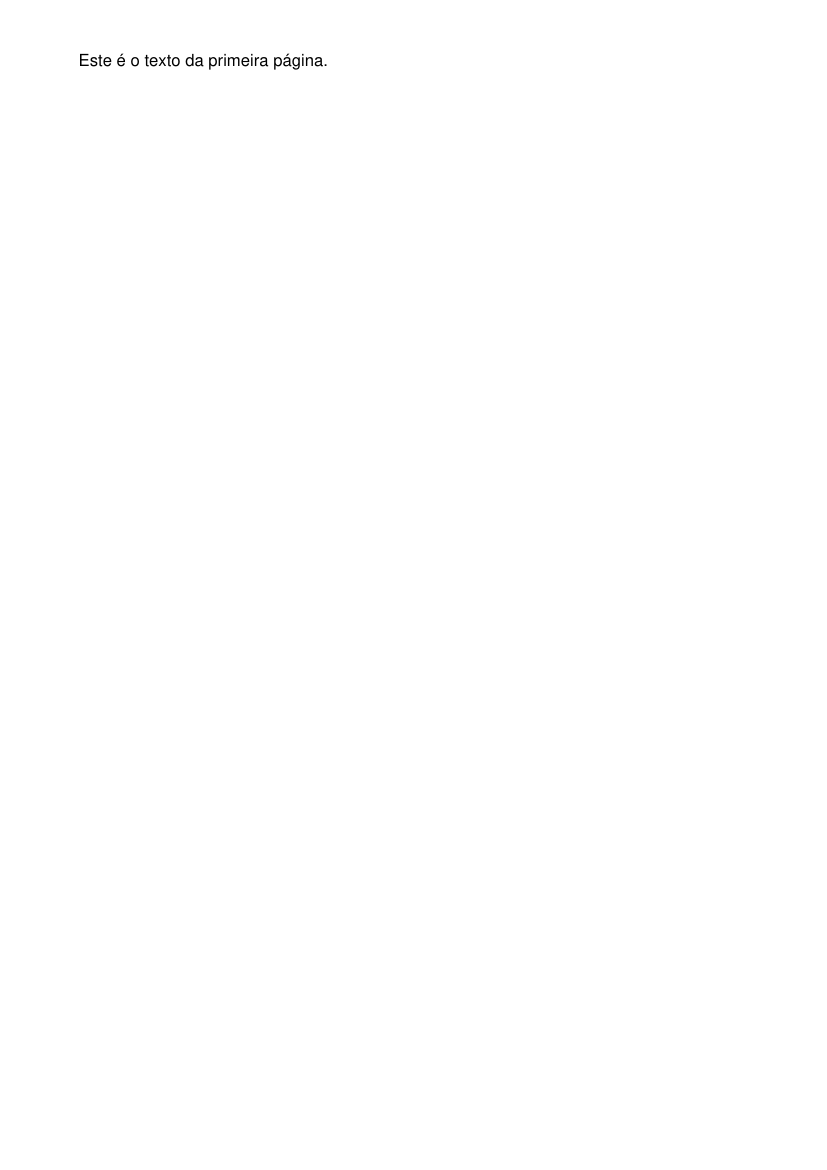

Write the Python code that produced this figure.
# from PyQt6.QtCore import QDate
# import hti_global as hg
#
# # Suponha que hg.mdata_sis seja uma string no formato "YYYY-MM-DD"
# print(hg.mdata_sis)
# # mdata_sis = hg.mdata_sis.strftime("%Y/%m/%d")
# # Converte a string para um objeto QDate
# mdata_sis = QDate.fromString(hg.mdata_sis, "yyyy-MM-dd")
# print(mdata_sis)
# # Verifique se a conversão foi bem-sucedida
# if not mdata_sis.isValid():
#     raise ValueError(f"Data inválida: {hg.mdata_sis}")
#
# # Adiciona os dias ao QDate
# mdia = 10  # Exemplo de número de dias a adicionar
# mdata_f = mdata_sis.addDays(mdia)
# print(mdata_f)
# # Imprime a nova data
# mdata_sis = mdata_f.toString("yyyy-MM-dd")
# print(mdata_sis)
from reportlab.pdfgen import canvas
from reportlab.lib.pagesizes import A4
from reportlab.lib.units import mm


def mm2p(milimetros):
    return milimetros * mm


# Cria o canvas
c = canvas.Canvas(f"c:\\hti\\python\siscom\\teste.pdf", pagesize=A4)

# Define um texto para a primeira página
c.drawString(mm2p(20), mm2p(280), "Este é o texto da primeira página.")

# Ejetar a primeira página e iniciar uma nova
c.showPage()

# Define um texto para a segunda página
c.drawString(mm2p(20), mm2p(280), "Este é o texto da segunda página.")

# Ejetar a segunda página e iniciar uma nova (se necessário)
c.showPage()

# Define um texto para a terceira página
c.drawString(mm2p(20), mm2p(280), "Este é o texto da terceira página.")

# Fecha o canvas
c.save()
